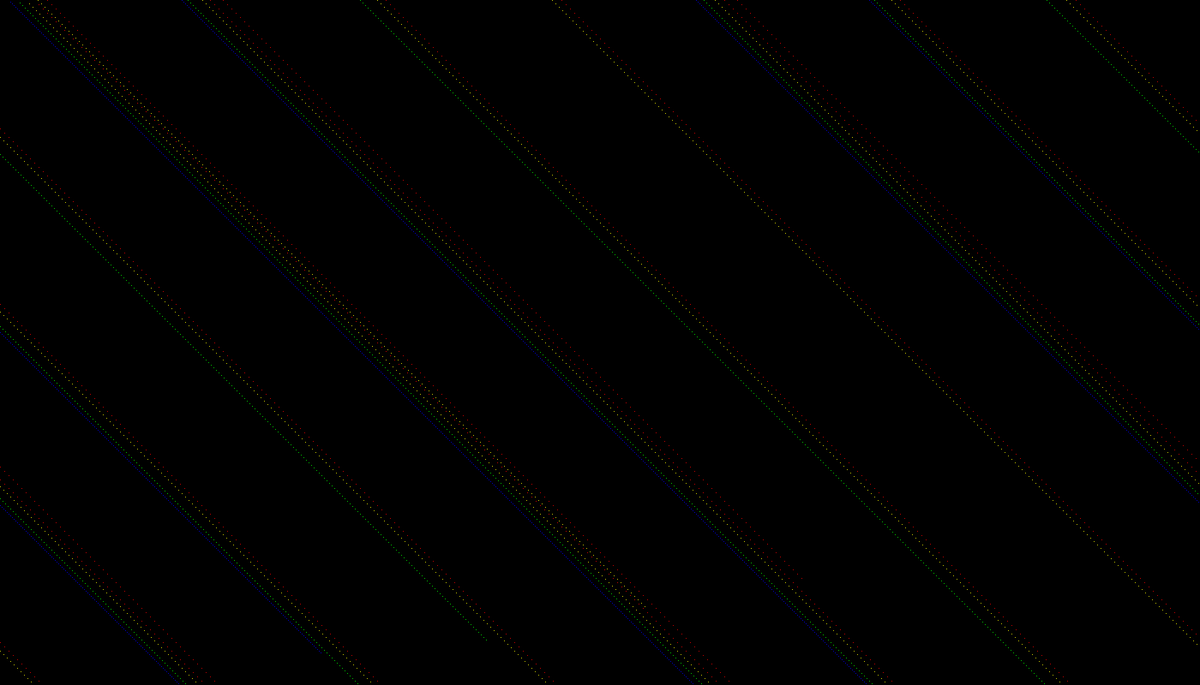
Frame 1 (no input)
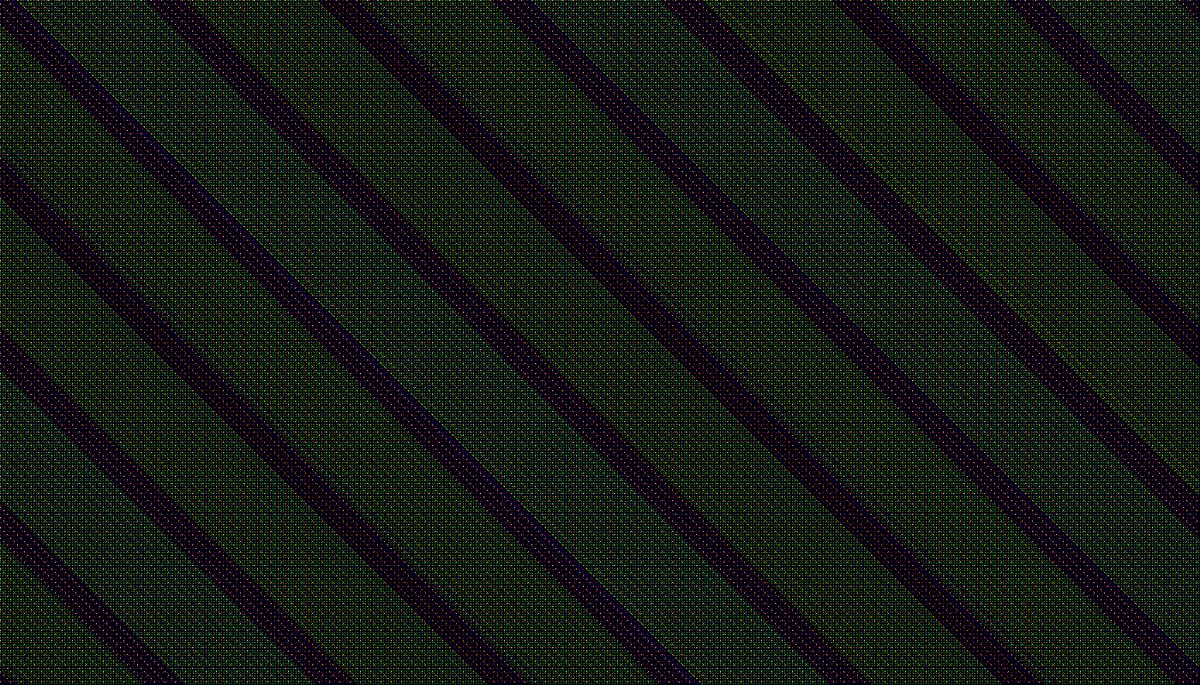
Frame 60 (the mouse pressed at the canvas centre just before this capture)
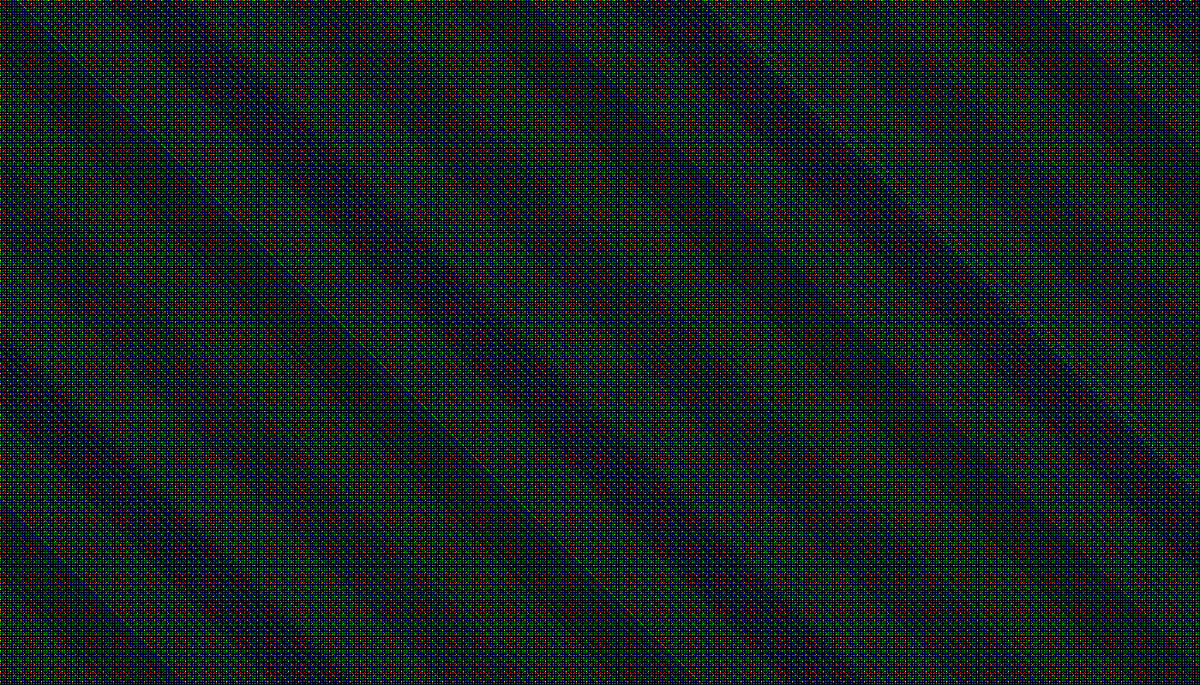
Frame 120 (the mouse held since frame 60 and released just before this capture)

The Processing sketch that drew these frames (run headless with seeded random() and noise(); from frame 60 on, the mouse is pressed at the canvas centre):

// Processing sketch: dots
// ── dots.pde
// Main

// Global vars
ABC_Line line_blue;
ABC_Line line_green;
ABC_Line line_yellow;
ABC_Line line_red;
int DOTS_PER_FRAME = (int)pow(10,3.2);

void setup() {
	size(1400, 800);
	background(0,0,0);
	line_blue	= new ABC_Line(10,	0,	2,	#0000FF);
	line_green	= new ABC_Line(20,	0,	3,	#00FF00);
	line_yellow	= new ABC_Line(30,	0,	4,	#FFFF00);
	line_red	= new ABC_Line(40,	0,	5,	#FF0000);
}

void draw() {
	line_blue.toScreen();
	line_green.toScreen();
	line_yellow.toScreen();
	line_red.toScreen();
}


// ── ABC_Line.pde
class ABC_Line {

	private int x0;
	private int y0;
	private int x;
	private int y;
	private int delta;
	private color lineColor;
	
	ABC_Line(int x0, int y0, int delta, color lineColor) {
		this.x0 = x0;
		this.y0 = y0;
		this.x = x0;
		this.y = y0;
		this.delta = delta;
		this.lineColor = lineColor;
	}
	
	void toScreen(){
		for(int i=0; i<DOTS_PER_FRAME; i++){
			this.x += delta;
			this.y += delta;
			if(this.x > width){
				this.x = 0;
			}
			if(this.y > height){
				this.y = 0;
			}
			stroke(lineColor);
			point(this.x, this.y);
		}
	}
	  
}
